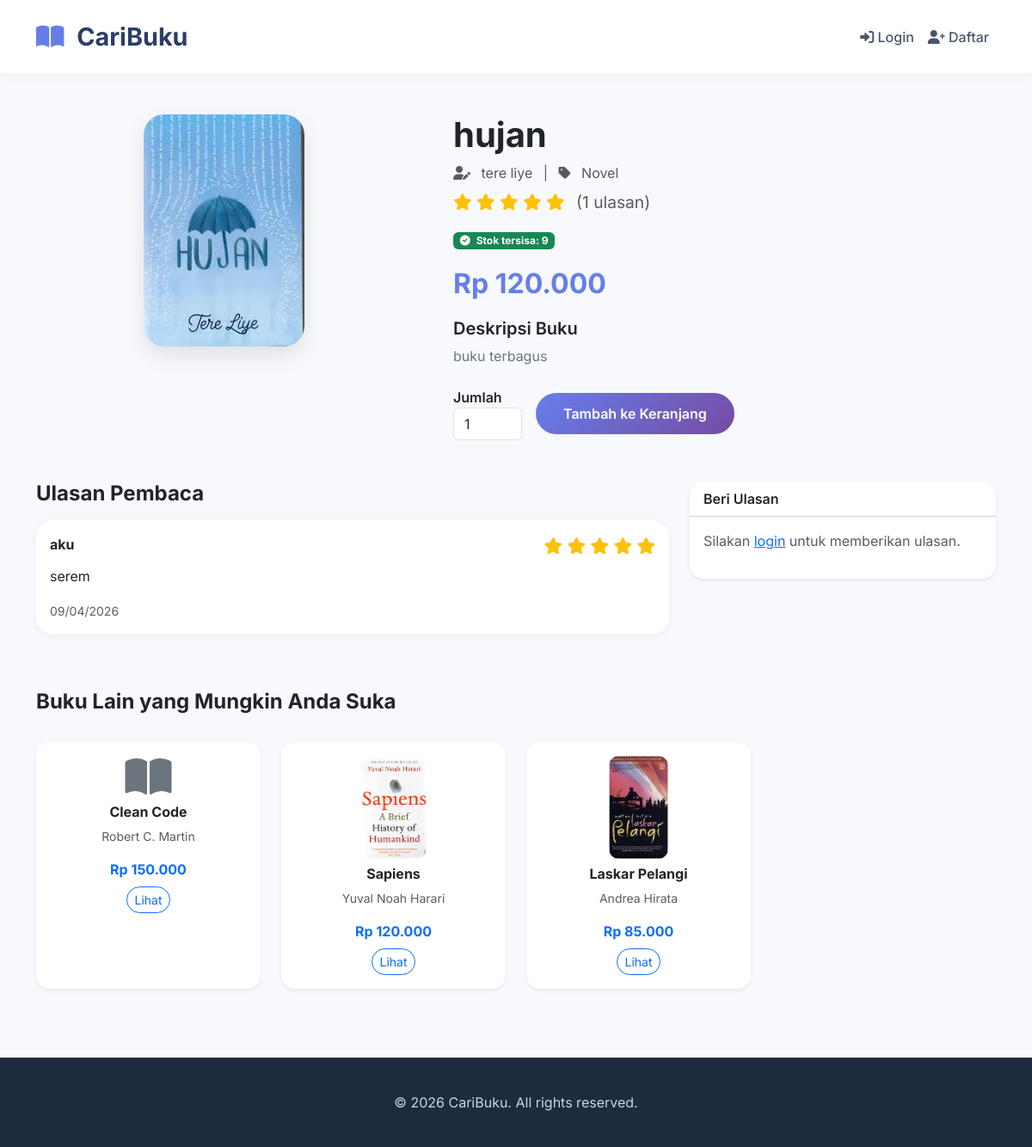
Page /book-detail.php?id=4 on the committed database.
### tables this page shows
CREATE TABLE `books` (
  `id` int(11) NOT NULL,
  `category_id` int(11) DEFAULT NULL,
  `title` varchar(200) NOT NULL,
  `author` varchar(100) DEFAULT NULL,
  `description` text DEFAULT NULL,
  `price` decimal(10,2) NOT NULL,
  `stock` int(11) DEFAULT 0,
  `cover_image` varchar(255) DEFAULT NULL,
  `created_at` timestamp NOT NULL DEFAULT current_timestamp()
);

CREATE TABLE `categories` (
  `id` int(11) NOT NULL,
  `name` varchar(100) NOT NULL,
  `created_at` timestamp NOT NULL DEFAULT current_timestamp()
);

CREATE TABLE `reviews` (
  `id` int(11) NOT NULL,
  `book_id` int(11) NOT NULL,
  `user_id` int(11) NOT NULL,
  `rating` tinyint(1) NOT NULL CHECK (`rating` >= 1 and `rating` <= 5),
  `comment` text NOT NULL,
  `status` enum('pending','approved','rejected') DEFAULT 'pending',
  `created_at` timestamp NOT NULL DEFAULT current_timestamp()
);

CREATE TABLE `users` (
  `id` int(11) NOT NULL,
  `name` varchar(100) NOT NULL,
  `email` varchar(100) NOT NULL,
  `password` varchar(255) NOT NULL,
  `role` enum('admin','user') DEFAULT 'user',
  `created_at` timestamp NOT NULL DEFAULT current_timestamp()
);

### models/Book.php (called while the page is built, shortened)
<?php
require_once __DIR__ . '/../config/database.php';
class Book {
    private $conn;
    public function __construct() {
        global $conn;
        $this->conn = $conn;
    }
    public function getById($id) {
        $stmt = $this->conn->prepare("SELECT books.*, categories.name as category_name FROM books
                                      LEFT JOIN categories ON books.category_id = categories.id WHERE books.id = ?");
        $stmt->bind_param("i", $id);
        $stmt->execute();
        return $stmt->get_result()->fetch_assoc();
    }
}
?>

### includes/functions.php (called while the page is built, shortened)
<?php
function hasCover($cover_image) {
    return file_exists('uploads/' . $cover_image);
}
function getCoverUrl($cover_image) {
    if (hasCover($cover_image)) {
        return 'uploads/' . $cover_image;
    }
    return 'https://placehold.co/300x400?text=No+Cover';
}
?>

### book-detail.php (the view, shortened to what this page needs)
<?php
require_once 'config/database.php';
require_once 'models/Book.php';
require_once 'includes/functions.php';
$bookModel = new Book();
$id = isset($_GET['id']) ? intval($_GET['id']) : 0;
$book = $bookModel->getById($id);
$reviews = $conn->query("
    SELECT r.*, u.name as user_name
    FROM reviews r
    JOIN users u ON r.user_id = u.id
    WHERE r.book_id = $id AND r.status = 'approved'
    ORDER BY r.created_at DESC
");
$avgRating = $conn->query("SELECT AVG(rating) as avg, COUNT(*) as total FROM reviews WHERE book_id = $id AND status = 'approved'")->fetch_assoc();
$avg = round($avgRating['avg'] ?? 0, 1);
$totalReviews = $avgRating['total'] ?? 0;
$recommended = $conn->query("
    SELECT id, title, author, price, cover_image
    FROM books
    WHERE id != $id AND stock > 0
    ORDER BY RAND()
    LIMIT 4
");
?>
<!DOCTYPE html>
<html lang="id">
<head>
    <link href="https://cdn.jsdelivr.net/npm/bootstrap@5.3.0/dist/css/bootstrap.min.css" rel="stylesheet">
    <link rel="stylesheet" href="https://cdnjs.cloudflare.com/ajax/libs/font-awesome/6.0.0/css/all.min.css">
</head>
<body>
<nav class="navbar navbar-expand-lg sticky-top">
    <div class="container">
        <a class="navbar-brand" href="index.php"><i class="fas fa-book-open me-2"></i> CariBuku</a>
        <div class="collapse navbar-collapse" id="navbarMain">
            <ul class="navbar-nav ms-auto">
                <?php if (isset($_SESSION['user_id'])): ?>
                    <li class="nav-item dropdown">
                        <a class="nav-link dropdown-toggle" href="#" data-bs-toggle="dropdown"><i class="fas fa-user-circle"></i> <?= htmlspecialchars($_SESSION['name']) ?></a>
                        <ul class="dropdown-menu dropdown-menu-end">
                            <li><a class="dropdown-item" href="cart.php"><i class="fas fa-shopping-cart"></i> Keranjang</a></li>
                            <li><a class="dropdown-item" href="my_orders.php"><i class="fas fa-list"></i> Pesanan Saya</a></li>
                            <li><a class="dropdown-item" href="inbox.php"><i class="fas fa-envelope"></i> Pesan</a></li>
                            <li><hr class="dropdown-divider"></li>
                            <li><a class="dropdown-item" href="logout.php"><i class="fas fa-sign-out-alt"></i> Logout</a></li>
                        </ul>
                    </li>
                <?php else: ?>
                    <li class="nav-item"><a class="nav-link" href="login.php"><i class="fas fa-sign-in-alt"></i> Login</a></li>
                    <li class="nav-item"><a class="nav-link" href="register.php"><i class="fas fa-user-plus"></i> Daftar</a></li>
                <?php endif; ?>
            </ul>
        </div>
    </div>
</nav>
<div class="main-content">
    <div class="container my-5">
        <div class="row g-5">
            <div class="col-md-5">
                <div class="text-center">
                    <?php if (hasCover($book['cover_image'])): ?>
                        <img src="<?= getCoverUrl($book['cover_image']) ?>" class="book-cover-large" alt="<?= htmlspecialchars($book['title']) ?>">
                    <?php else: ?>
                        <div class="bg-light d-flex align-items-center justify-content-center" style="height: 400px; border-radius: 24px;">
                            <i class="fas fa-book-open fa-6x text-secondary"></i>
                        </div>
                    <?php endif; ?>
                </div>
            </div>
            <div class="col-md-7">
                <h1 class="fw-bold mb-2"><?= htmlspecialchars($book['title']) ?></h1>
                <p class="text-muted mb-2">
                    <i class="fas fa-user-edit me-2"></i> <?= htmlspecialchars($book['author']) ?>
                    <span class="mx-2">|</span>
                    <i class="fas fa-tag me-2"></i> <?= htmlspecialchars($book['category_name'] ?? 'Umum') ?>
                </p>
                <div class="mb-3">
                    <div class="rating-stars">
                        <?php for($i=1; $i<=5; $i++): ?>
                            <i class="fas fa-star <?= $i <= $avg ? 'text-warning' : 'text-secondary' ?>"></i>
                        <?php endfor; ?>
                        <span class="text-muted ms-2">(<?= $totalReviews ?> ulasan)</span>
                    </div>
                </div>
                <div class="mb-3">
                    <?php if ($book['stock'] > 0): ?>
                        <span class="badge bg-success"><i class="fas fa-check-circle me-1"></i> Stok tersisa: <?= $book['stock'] ?></span>
                    <?php else: ?>
                        <span class="badge bg-danger"><i class="fas fa-times-circle me-1"></i> Stok Habis</span>
                    <?php endif; ?>
                </div>
                <div class="book-price mb-3">Rp <?= number_format($book['price'], 0, ',', '.') ?></div>
                <div class="mb-4">
                    <h5 class="fw-semibold">Deskripsi Buku</h5>
                    <p class="text-secondary"><?= nl2br(htmlspecialchars($book['description'] ?: 'Tidak ada deskripsi untuk buku ini.')) ?></p>
                </div>
                <?php if ($book['stock'] > 0): ?>
                <form method="POST" class="mt-4">
                    <div class="row g-3 align-items-center">
                        <div class="col-auto">
                            <label class="fw-semibold">Jumlah</label>
                            <input type="number" name="quantity" value="1" min="1" max="<?= $book['stock'] ?>" class="form-control" style="width: 80px;">
                        </div>
                        <div class="col-auto">
                            <button type="submit" name="add_to_cart" class="btn btn-primary-custom text-white">Tambah ke Keranjang</button>
                        </div>
                    </div>
                </form>
                <?php endif; ?>
            </div>
        </div>
        <div class="row mt-5">
            <div class="col-md-8">
                <h4 class="fw-bold mb-3">Ulasan Pembaca</h4>
                <?php if ($reviews && $reviews->num_rows > 0): ?>
                    <?php while($rev = $reviews->fetch_assoc()): ?>
                        <div class="review-card">
                            <div class="d-flex justify-content-between">
                                <strong><?= htmlspecialchars($rev['user_name']) ?></strong>
                                <div class="rating-stars">
                                    <?php for($i=1; $i<=5; $i++): ?>
                                        <i class="fas fa-star <?= $i <= $rev['rating'] ? 'text-warning' : 'text-secondary' ?>"></i>
                                    <?php endfor; ?>
                                </div>
                            </div>
                            <p class="mt-2"><?= nl2br(htmlspecialchars($rev['comment'])) ?></p>
                            <small class="text-muted"><?= date('d/m/Y', strtotime($rev['created_at'])) ?></small>
                        </div>
                    <?php endwhile; ?>
                <?php else: ?>
                    <p class="text-muted">Belum ada ulasan untuk buku ini. Jadilah yang pertama!</p>
                <?php endif; ?>
            </div>
            <div class="col-md-4">
                <div class="card border-0 shadow-sm rounded-4">
                    <div class="card-header bg-transparent fw-semibold">Beri Ulasan</div>
                    <div class="card-body">
                        <?php if (isset($_SESSION['user_id'])): ?>
                            <form method="POST">
                                <div class="mb-3">
                                    <label class="form-label">Rating</label>
                                    <select name="rating" class="form-select" required>
                                        <option value="5">★★★★★ (5)</option>
                                        <option value="4">★★★★☆ (4)</option>
                                        <option value="3">★★★☆☆ (3)</option>
                                        <option value="2">★★☆☆☆ (2)</option>
                                        <option value="1">★☆☆☆☆ (1)</option>
                                    </select>
                                </div>
                                <div class="mb-3">
                                    <label class="form-label">Komentar</label>
                                    <textarea name="comment" rows="4" class="form-control" required placeholder="Tulis pengalaman Anda membaca buku ini..."></textarea>
                                </div>
                                <button type="submit" name="submit_review" class="btn btn-primary-custom w-100">Kirim Ulasan</button>
                            </form>
                        <?php else: ?>
                            <p class="text-muted">Silakan <a href="login.php">login</a> untuk memberikan ulasan.</p>
                        <?php endif; ?>
                    </div>
                </div>
            </div>
        </div>
        <?php if ($recommended && $recommended->num_rows > 0): ?>
        <div class="mt-5">
            <h4 class="fw-bold">Buku Lain yang Mungkin Anda Suka</h4>
            <div class="row g-4 mt-2">
                <?php while($rec = $recommended->fetch_assoc()): ?>
                    <div class="col-md-3">
                        <div class="card h-100 border-0 shadow-sm rounded-4">
                            <div class="card-body text-center">
                                <?php if (hasCover($rec['cover_image'])): ?>
                                    <img src="<?= getCoverUrl($rec['cover_image']) ?>" style="height: 120px; object-fit: cover; border-radius: 12px;">
                                <?php else: ?>
                                    <i class="fas fa-book-open fa-3x text-secondary"></i>
                                <?php endif; ?>
                                <h6 class="mt-2 fw-bold"><?= htmlspecialchars($rec['title']) ?></h6>
                                <p class="small text-muted"><?= htmlspecialchars($rec['author']) ?></p>
                                <div class="fw-bold text-primary">Rp <?= number_format($rec['price'], 0, ',', '.') ?></div>
                                <a href="book-detail.php?id=<?= $rec['id'] ?>" class="btn btn-sm btn-outline-primary rounded-pill mt-2">Lihat</a>
                            </div>
                        </div>
                    </div>
                <?php endwhile; ?>
            </div>
        </div>
        <?php endif; ?>
    </div>
</div>
<footer class="footer">
    <div class="container text-center">&copy; <?= date('Y') ?> CariBuku. All rights reserved.</div>
</footer>
</body>
</html>

### book-detail.php (style rules this page uses)
* { font-family: 'Inter', sans-serif; }
body { background: #f8f9fc; display: flex; flex-direction: column; min-height: 100vh; }
.navbar { background: white; box-shadow: 0 2px 12px rgba(0,0,0,0.05); padding: 1rem 0; }
.navbar-brand { font-weight: 700; font-size: 1.8rem; color: #2c3e66 !important; }
.navbar-brand i { color: #667eea; }
.nav-link { color: #4a5568 !important; font-weight: 500; }
.main-content { flex: 1; }
.footer { background: #1e2a3e; color: #cbd5e1; padding: 2.5rem 0; margin-top: 2rem; }
.book-cover-large { max-height: 450px; width: auto; max-width: 100%; object-fit: contain; border-radius: 24px; box-shadow: 0 10px 25px rgba(0,0,0,0.1); }
.book-price { font-size: 2rem; font-weight: 700; color: #667eea; }
.btn-primary-custom { background: linear-gradient(135deg, #667eea 0%, #764ba2 100%); border: none; border-radius: 60px; padding: 0.75rem 2rem; font-weight: 600; transition: 0.2s; }
.rating-stars { color: #fbbf24; font-size: 1.2rem; }
.review-card { background: white; border-radius: 20px; padding: 1rem; margin-bottom: 1rem; box-shadow: 0 2px 8px rgba(0,0,0,0.05); }

### rows in the picture
books: cover_image (picture), title "hujan", author "tere liye", category.name "Novel", stock "9", price "120.000", description "buku terbagus"
reviews: user.name "aku", rating 5 (drawn), comment "serem", created_at "09/04/2026"
books: title "Clean Code", author "Robert C. Martin", price "150.000"
books: cover_image (picture), title "Sapiens", author "Yuval Noah Harari", price "120.000"
books: cover_image (picture), title "Laskar Pelangi", author "Andrea Hirata", price "85.000"

### other values in the picture
$totalReviews "1"
